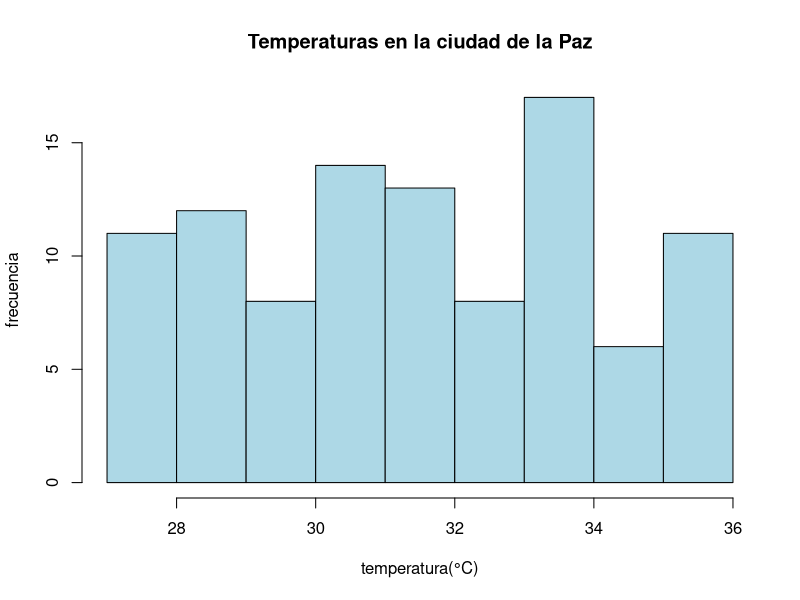
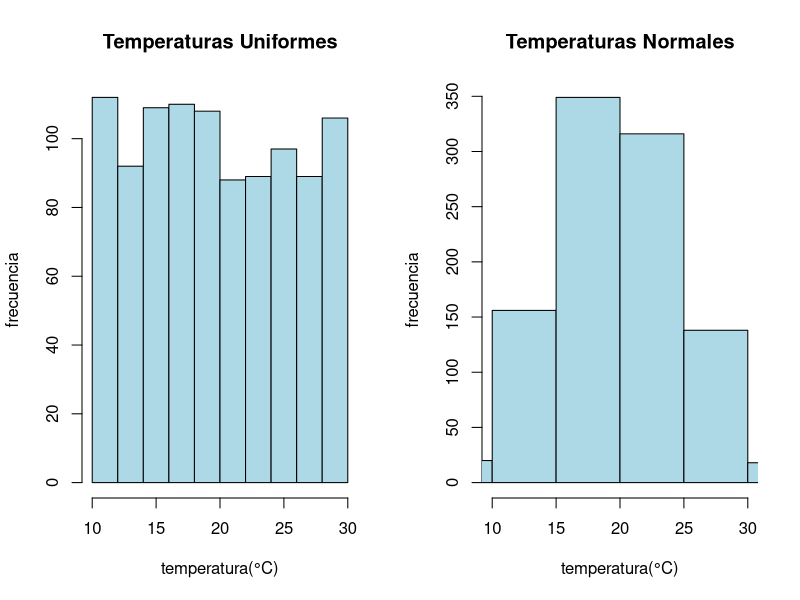

Write R code to recreate these figures, in order.
# Histogramas
temperatura <- runif (100, min= 27, max= 36) # runif genera 1000 numeros aleatorios entre 27 y 36

hist(temperatura,
     main = "Temperaturas en la ciudad de la Paz",
     xlab = "temperatura(°C)",
     ylab = "frecuencia", 
     col = "lightblue", 
     border = "black",
    breaks = 9,
     xlim = c(27,36))

runif (1, min = 0, max = 1) # runif se usa para generar numeros aleatirios 
runif (2, min = 0, max = 1) # genero dos nmero s aleatorios entre 0 y 1

# t unif     t normal

temp_uniforme <-runif(1000, min=10, max=30)
temp_normal <- rnorm(1000, mean=20, sd=5)
# crear un data frame para la tabla
tabla_uniforme <-data.frame(temperatura=temp_uniforme)
tabla_normal <-data.frame(temperatura=temp_normal)

par(mfrow=c(1,2)) # dividir la ventana de graficos en 1 fila y 2 columnas
hist(tabla_uniforme$temperatura,
     main = "Temperaturas Uniformes",
     xlab = "temperatura(°C)",
     ylab = "frecuencia", 
     col = "lightblue", 
     border = "black",
     breaks = 9,
     xlim = c(10,30))
hist(tabla_normal$temperatura,
     main = "Temperaturas Normales",
     xlab = "temperatura(°C)",
     ylab = "frecuencia", 
     col = "lightblue", 
     border = "black",
     breaks = 9,
     xlim = c(10,30))